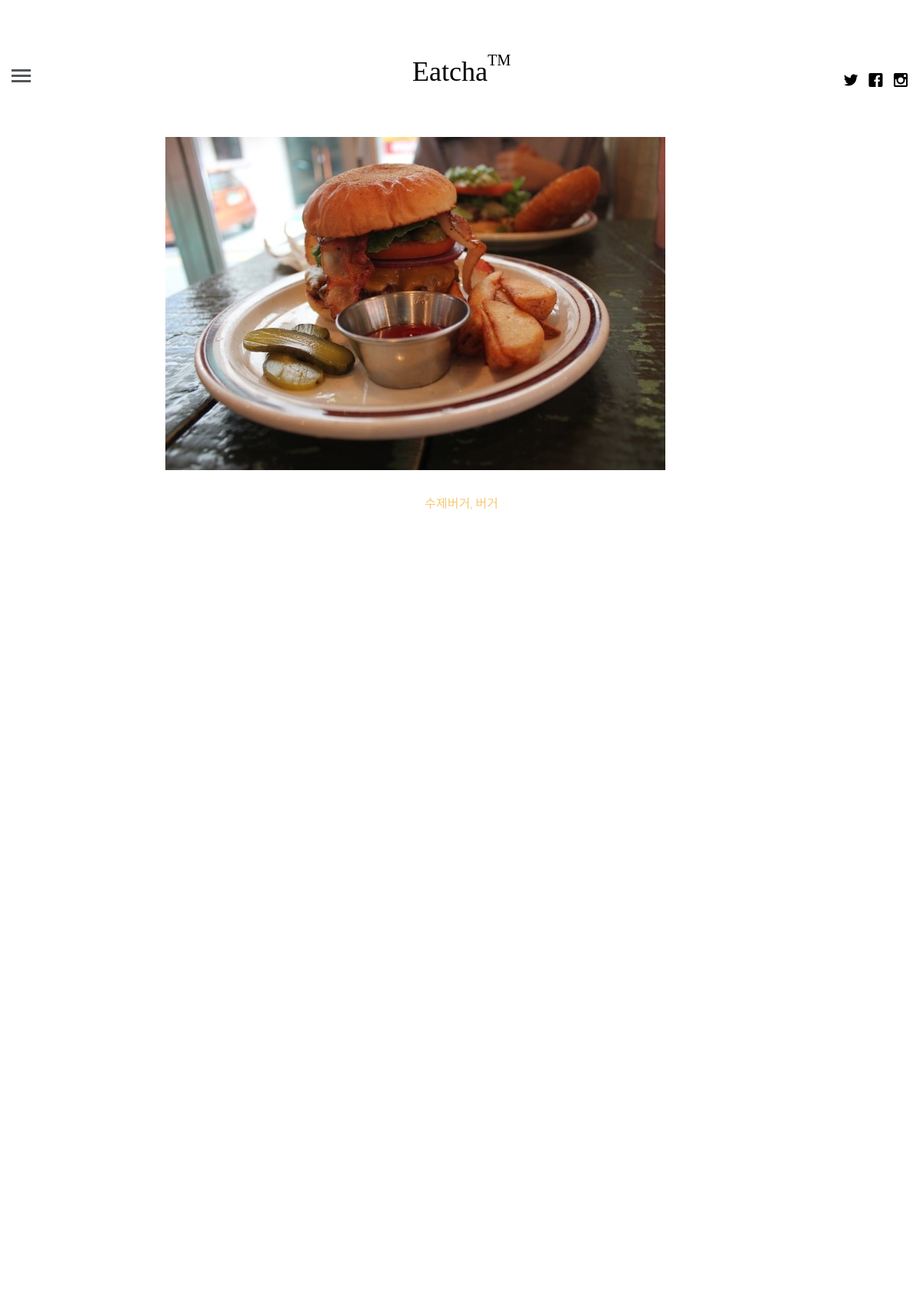
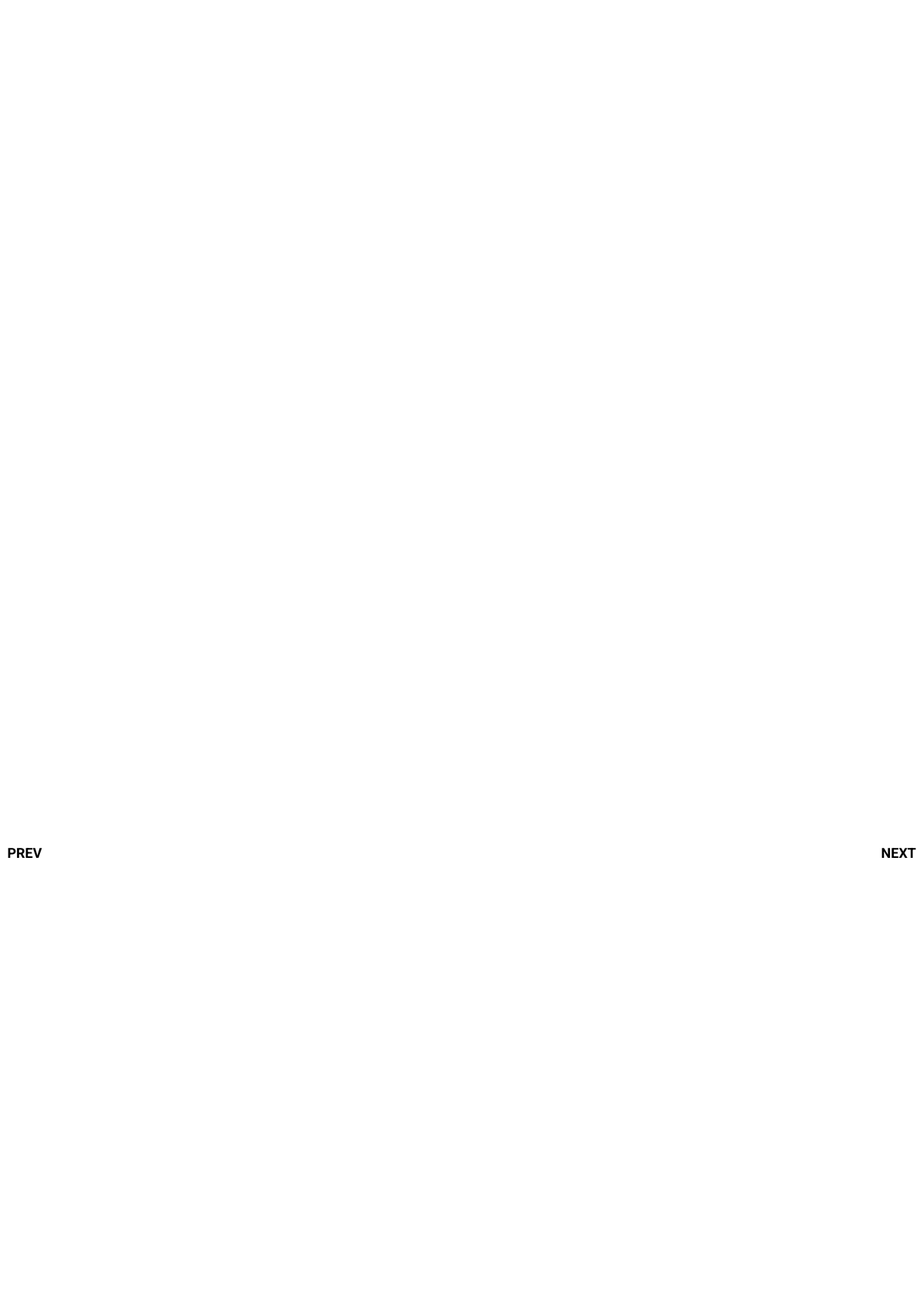
The page /shop/post/1/ (upper part) on the database its author committed (2 pictures, top to bottom).
### shop/models.py (models this page shows, shortened)
class Photo(models.Model):
    title = models.CharField(max_length=100,verbose_name="식당명",help_text='제목을 입력해 주세요')
    author = models.CharField(max_length=20)
    image = models.ImageField()
    content = models.TextField(max_length=500, verbose_name="내용",null=True, blank=True)
    cdate_created = models.DateTimeField(auto_now_add=True)
    date_updated = models.DateTimeField(auto_now=True)
    tags = models.CharField(max_length=100, blank=True)
    tag_set = models.ManyToManyField('Tag', blank=True)#('앱이름.tag')
    class Meta:
        ordering=['-id']

### shop/views.py (the view)
# urls.py: url(r'^post/(?P<id>\d+)/$', views.post_),
def post_(request,id):
    photo = get_object_or_404(Photo, id=id)
    return render(request, 'shop/post_.html', {'photo': photo})

### shop/templates/shop/post_.html (shortened to what this page needs)
{% extends "base.html" %}
{% block content %}
    <a href="#" class="fh5co-post-prev"><span><i class="icon-chevron-left"></i> Prev</span></a>
    <a href="#" class="fh5co-post-next"><span>Next <i class="icon-chevron-right"></i></span></a>
    <div class="container-fluid">
        <div class="row fh5co-post-entry single-entry">
            <article class="col-lg-8 col-lg-offset-2 col-md-8 col-md-offset-2 col-sm-8 col-sm-offset-2 col-xs-12 col-xs-offset-0">
                <figure class="animate-box">
                    <img src="{{ photo.image.url }}" alt="Image" class="img-responsive">
                </figure>
                <span class="fh5co-meta animate-box"><a href="single.html">{{photo.tags}}</a></span>
                <div class="col-lg-12 col-lg-offset-0 col-md-12 col-md-offset-0 col-sm-12 col-sm-offset-0 col-xs-12 col-xs-offset-0 text-left content-article">
                    <div class="row">
                    </div>
                    <div class="row rp-b">
                    </div>
                    <div class="row rp-b">
                    </div>
                    <div class="row rp-b">
                    </div>
                </div>
            </article>
        </div>
    </div>
{% endblock %}

### static/css/icomoon.css (style rules this page uses)
[class^="icon-"], [class*=" icon-"] { font-family: 'icomoon' !important; speak: none; font-style: normal; font-weight: normal; font-variant: normal; text-transform: none; line-height: 1; -webkit-font-smoothing: antialiased; -moz-osx-font-smoothing: grayscale; }
.icon-chevron-left:before { content: "\e922"; }
.icon-chevron-right:before { content: "\e923"; }

### static/css/style.css (style rules this page uses)
html { background: #fff; }
body { font-family: "Roboto", arial, sans-serif; font-size: 18px; font-weight: 300; line-height: 1.8; color: #222; background: #fff; }
a { color: #f7c873; -webkit-transition: 0.5s; -o-transition: 0.5s; transition: 0.5s; }
.fh5co-post-prev, .fh5co-post-next { position: fixed; z-index: 999; top: 50%; height: 50px; margin-top: -25px; color: #000; text-transform: uppercase; font-weight: bold; -webkit-transition: 0.5s; -o-transition: 0.5s; transition: 0.5s; }
.fh5co-post-prev span, .fh5co-post-next span { vertical-align: base; width: 100px; }
.fh5co-post-prev span i, .fh5co-post-next span i { top: 7px; position: relative; font-size: 30px; color: #000; }
.fh5co-post-prev { left: 0; margin-left: -25px; }
.fh5co-post-next { right: 0; margin-right: -25px; }
.fh5co-post-entry article { text-align: center; float: left; margin-bottom: 110px; padding-left: 3em; padding-right: 3em; }
@media screen and (max-width: 1200px) { .fh5co-post-entry article { margin-bottom: 80px; padding-left: 15px; padding-right: 15px; } }
.fh5co-post-entry article figure { margin-bottom: 30px; }
.fh5co-post-entry article .fh5co-meta { font-size: 16px; font-family: "Roboto", arial, sans-serif; color: #999999; margin-bottom: 20px; display: block; }
.fh5co-post-entry article .content-article { padding-top: 4em; }
.js .to-animate, .js .to-animate-2, .js .animate-box { opacity: 0; }
.rp-b { padding-bottom: 40px; }

### rows shown on the page
Photo: image (picture), tags "수제버거, 버거"
